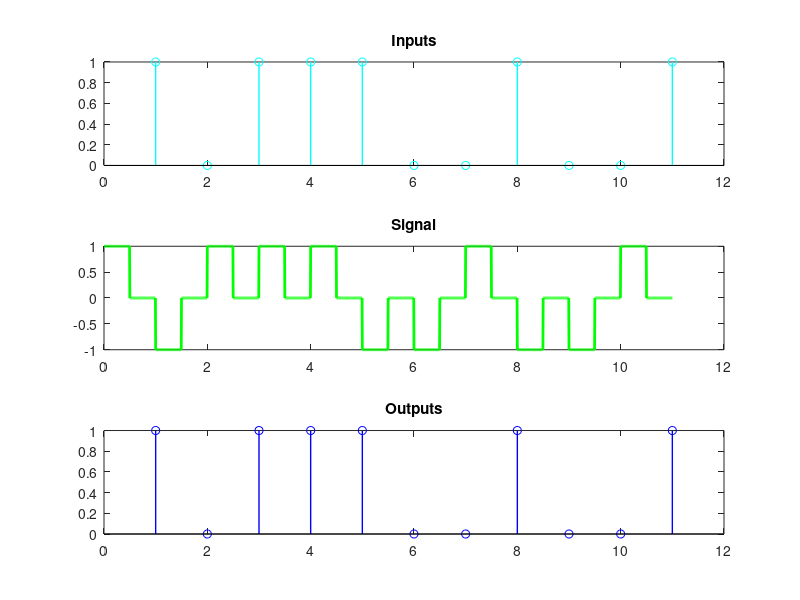

MATLAB code for this plot:
input_bits = [1 0 1 1 1 0 0 1 0 0 1];
bitrate = 1;

subplot(311);
stem(input_bits,'c','LineWidth',1);
title('Inputs');

T = length(input_bits)/bitrate; % full time of bit sequence
n = 200;
N = n*length(input_bits);
dt = T/N;
t = 0:dt:T;
signal = zeros(1,length(t)); % output signal
for i = 0:length(input_bits)-1
    if input_bits(i+1) == 1
        signal(i*n+1:(i+0.5)*n) = 1;
        signal((i+0.5)*n+1:(i+1)*n) = 0;
    else
        signal(i*n+1:(i+0.5)*n) = -1;
        signal((i+0.5)*n+1:(i+1)*n) = 0;
    end
end

subplot(312);
plot(t,signal,'g','LineWidth',2);
title('Signal');
  
%demodulation
output_bits = zeros(1,length(input_bits));
for i = 0:length(input_bits)-1
    if signal(i*n+1) == 1
        output_bits(i+1) = 1;
    end        
end 

subplot(313);
stem(output_bits,'b','LineWidth',1);
title('Outputs');  